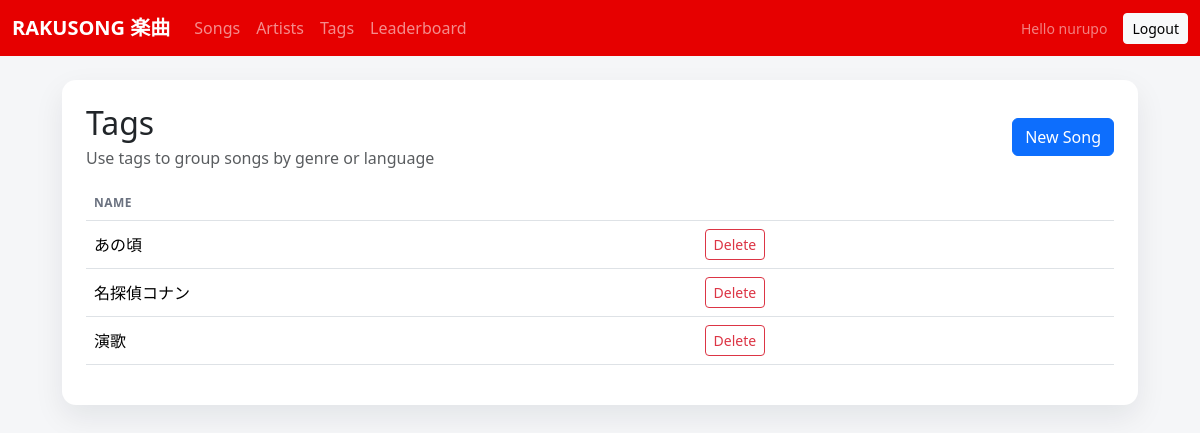
The page /ui/tags/ (signed in) on the database as committed earlier.
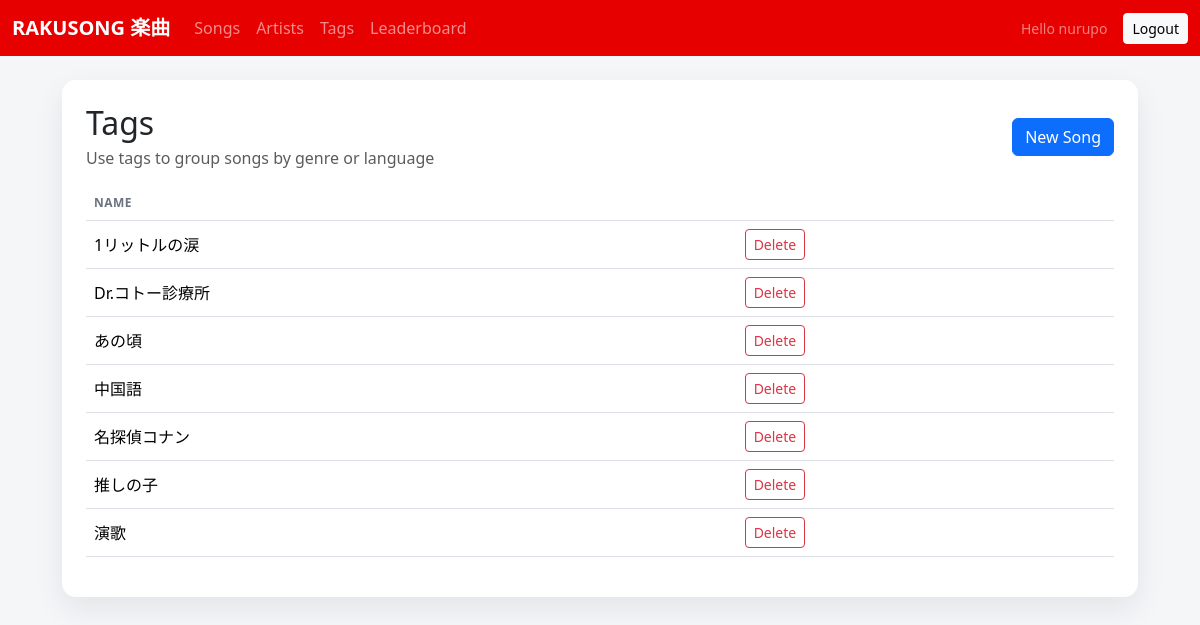
The same page on the database as committed later.
### songs/models.py (models this page shows, shortened)
class Tag(models.Model):
    name = models.CharField(max_length=64, unique=True)

### songs/views_ui.py (the view)
@login_required
def tag_list(request):
    tags = Tag.objects.order_by('name')
    return render(request, 'songs/tag_list.html', {'tags': tags})

### templates/songs/tag_list.html (shortened to what this page needs)
{% extends "base.html" %}
{% block content %}
  <div class="card p-4">
    <div class="d-flex flex-wrap gap-3 justify-content-between align-items-center mb-3">
      <div>
        <h2 class="mb-1">Tags</h2>
        <div class="text-muted">Use tags to group songs by genre or language</div>
      </div>
      <a class="btn btn-primary" href="{% url 'ui_tag_create' %}">New Song</a>
    </div>
    <div class="table-responsive">
      <table class="table align-middle">
      <thead>
        <tr>
          <th>Name</th>
          <th></th>
        </tr>
      </thead>
      <tbody>
        {% for tag in tags %}
          <tr>
            <td>{{ tag.name }}</td>
            <td>
              <a class="btn btn-sm btn-outline-danger" href="{% url 'ui_tag_delete' tag.pk %}">Delete</a>
            </td>
          </tr>
        {% empty %}
          <tr>
            <td colspan="2" class="text-muted">No tags yet.</td>
          </tr>
        {% endfor %}
      </tbody>
      </table>
    </div>
  </div>
{% endblock %}

Rows that differ between the two databases and show on the page:
added Tag: name "1リットルの涙"
added Tag: name "Dr.コトー診療所"
added Tag: name "中国語"
added Tag: name "推しの子"
